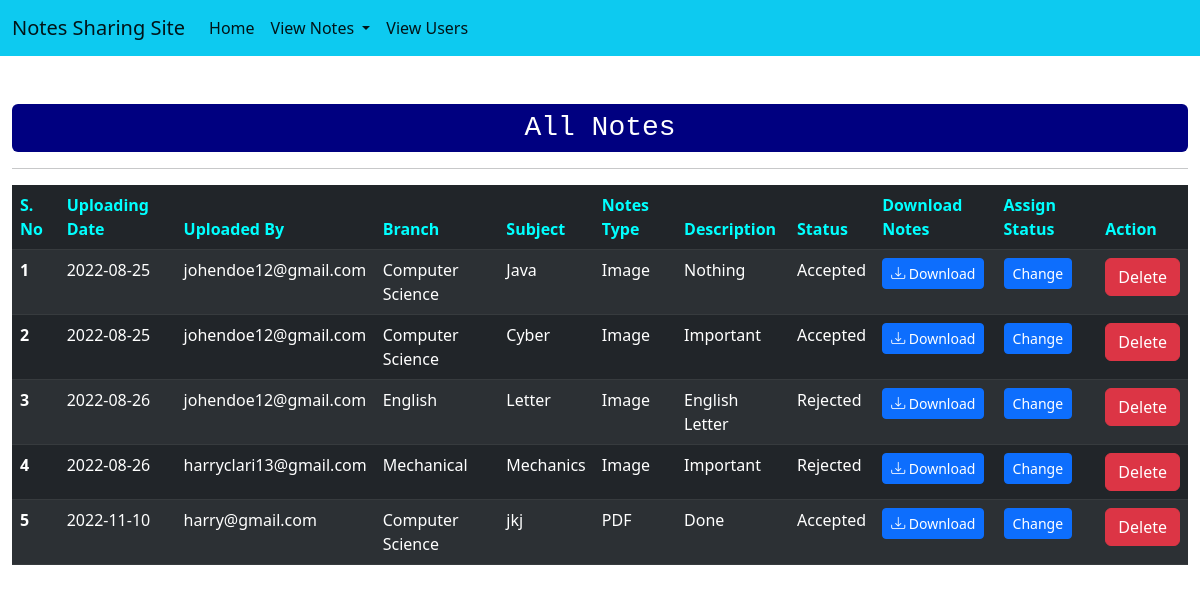
Page /all_notes on the committed database.
### credentials/models.py (models this page shows, shortened)
class Notes(models.Model):
    user = models.ForeignKey(User,on_delete=models.CASCADE)
    uploadingDate = models.CharField(max_length=30,null=True)
    branch =  models.CharField(max_length=30,null=True)
    subject =  models.CharField(max_length=30,null=True)
    notesFile = models.FileField(max_length=30,null=True)
    fileType =  models.CharField(max_length=30,null=True)
    description =  models.CharField(max_length=30,null=True)
    status = models.CharField(max_length=30,null=True)

### credentials/views.py (the view)
# urls.py: path('all_notes',views.allNotes,name="all_notes"),
def allNotes(request):
    data = Notes.objects.all()
    context = {'data':data}
    return render(request,'credentials/all_notes.html',context)

### credentials/templates/credentials/all_notes.html
{% extends 'admin_home.html' %}
{% block content %}
<div class="container-fluid mt-5 mr-5 ml-5">
    <div class="row">
        <div class="col-md-12">
            <h3 class="text-center" style="background-color: navy;color: white;padding: 7px; border-radius: 6px;font-family: monospace;">All Notes</h3>
            <hr>
            <table class="table table-dark table-striped">
                <thead style="color: aqua;">
                  <tr>
                    <th scope="col">S. No</th>
                    <th scope="col">Uploading Date</th>
                    <th>Uploaded By</th>
                    <th scope="col">Branch</th>
                    <th scope="col">Subject</th>
                    <th scope="col">Notes Type</th>
                    <th>Description</th>
                    <th scope="col">Status</th>
                    <th scope="col">Download Notes</th>
                    <th>Assign Status</th>
                    <th scope="col">Action</th>
                  </tr>
                </thead>
                <tbody>
                    {% for notes in data %}
                  <tr>
                    <th>{{forloop.counter}}</th>
                    <td>{{notes.uploadingDate}}</td>
                    <td>{{notes.user.username}}</td>
                    <td>{{notes.branch}}</td>
                    <td>{{notes.subject}}</td>
                    <td>{{notes.fileType}}</td>
                    <td>{{notes.description}}</td>
                    <td style="text-transform: capitalize;">{% if notes.status == "Accept" %}  {{notes.status}}ed {% elif notes.status == "Reject" %} {{notes.status}}ed  {% else %} {{notes.status}} {% endif %}</td>
                    <td><a href="{{notes.notesFile.url}}" download style="text-decoration: none;" class="btn btn-primary btn-sm"> <i class="bi bi-download " > </i> Download </a></td>
                    <td><a href="{% url 'assign_status' notes.id %}" style="text-decoration: none;" class="btn btn-primary btn-sm"> Change </a></td>
                    <td><a href="{% url 'delete_notes' notes.id %}" class="btn btn-danger" onclick="return confirm('Are you sure you want to delete? {{ notesData.notesFile}} ')">Delete</a></td>
                  </tr>
                    {% endfor %}
                </tbody>
              </table>
        </div>
    </div>
</div>
{% endblock content %}

### templates/admin_home.html
{% include 'admin_navbar.html' %}
{% block content %}
{% endblock content %}

### templates/admin_navbar.html (shortened to what this page needs)
<!DOCTYPE html>
<html lang="en">
<head>
    <link href="https://cdn.jsdelivr.net/npm/bootstrap@5.2.0/dist/css/bootstrap.min.css" rel="stylesheet"
>
    <link rel="stylesheet" href="https://cdn.jsdelivr.net/npm/bootstrap-icons@1.5.0/font/bootstrap-icons.css">
</head>
<body>
    <nav class="navbar navbar-expand-lg bg-info">
        <div class="container-fluid">
            <a class="navbar-brand" href="#" >Notes Sharing Site</a>
            <div class="collapse navbar-collapse" id="navbarSupportedContent">
                <ul class="navbar-nav me-auto mb-2 mb-lg-0">
                    <li class="nav-item">
                        <a class="nav-link active" aria-current="page" href="{% url 'admin_home' %}" >Home</a>
                    </li>
                    <li class="nav-item dropdown" >
                        <a class="nav-link dropdown-toggle active" href="#" role="button" data-bs-toggle="dropdown" aria-expanded="false" >
                          View Notes
                        </a>
                      </li>
                    <li class="nav-item">
                        <a class="nav-link active" href="{% url 'view_users' %}">View Users</a>
                    </li>
                </ul>
            </div>
        </div>
    </nav>
</body>
</html>

### rows in the picture
Notes: uploadingDate "2022-08-25", user.username "johendoe12@gmail.com", branch "Computer Science", subject "Java", fileType "Image", description "Nothing", status "Accept"
Notes: uploadingDate "2022-08-25", user.username "johendoe12@gmail.com", branch "Computer Science", subject "Cyber", fileType "Image", description "Important", status "Accept"
Notes: uploadingDate "2022-08-26", user.username "johendoe12@gmail.com", branch "English", subject "Letter", fileType "Image", description "English Letter", status "Reject"
Notes: uploadingDate "2022-08-26", user.username "harryclari13@gmail.com", branch "Mechanical", subject "Mechanics", fileType "Image", description "Important", status "Reject"
Notes: uploadingDate "2022-11-10", user.username "harry@gmail.com", branch "Computer Science", subject "jkj", fileType "PDF", description "Done", status "Accept"
